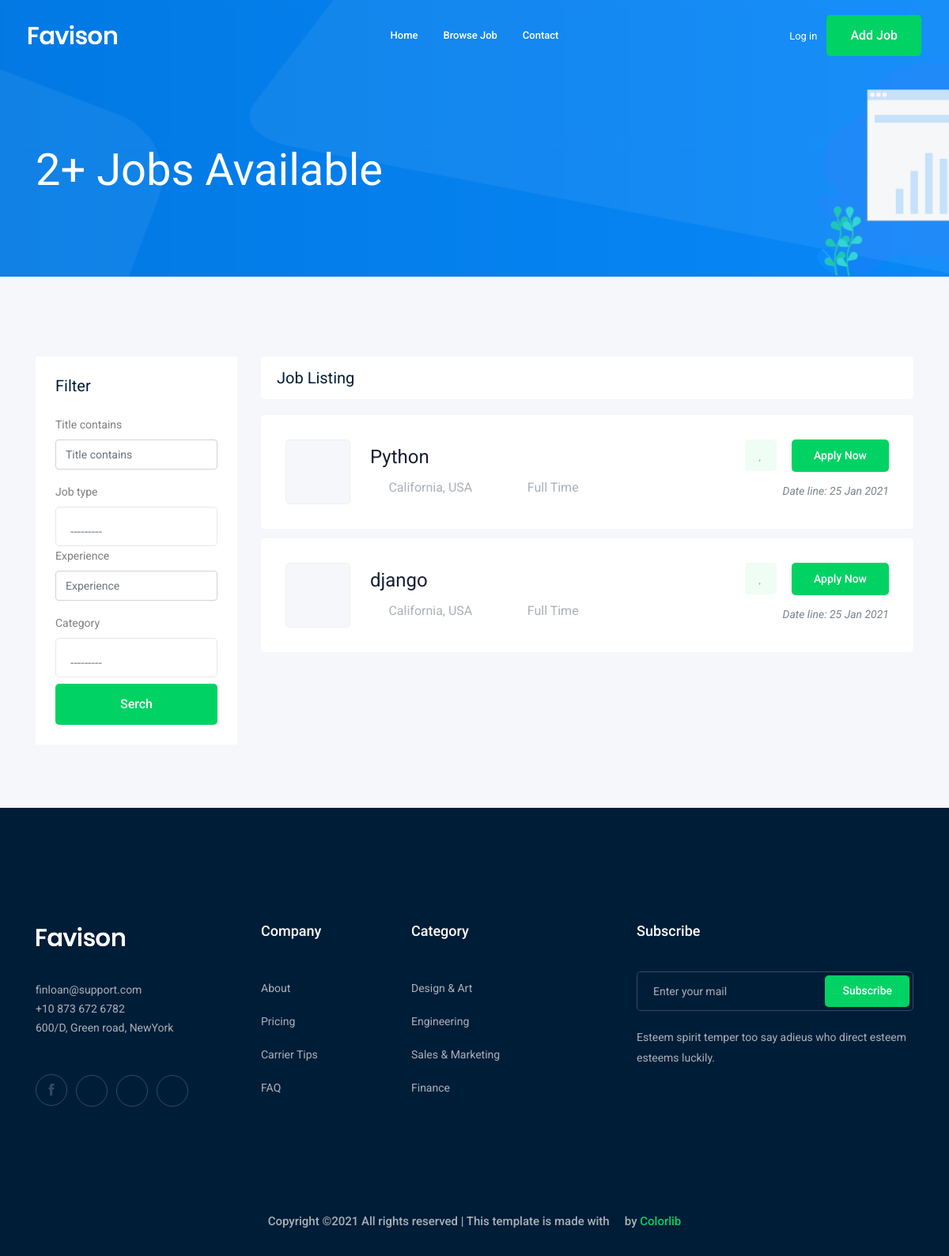
The app's page /jobs/, older data.
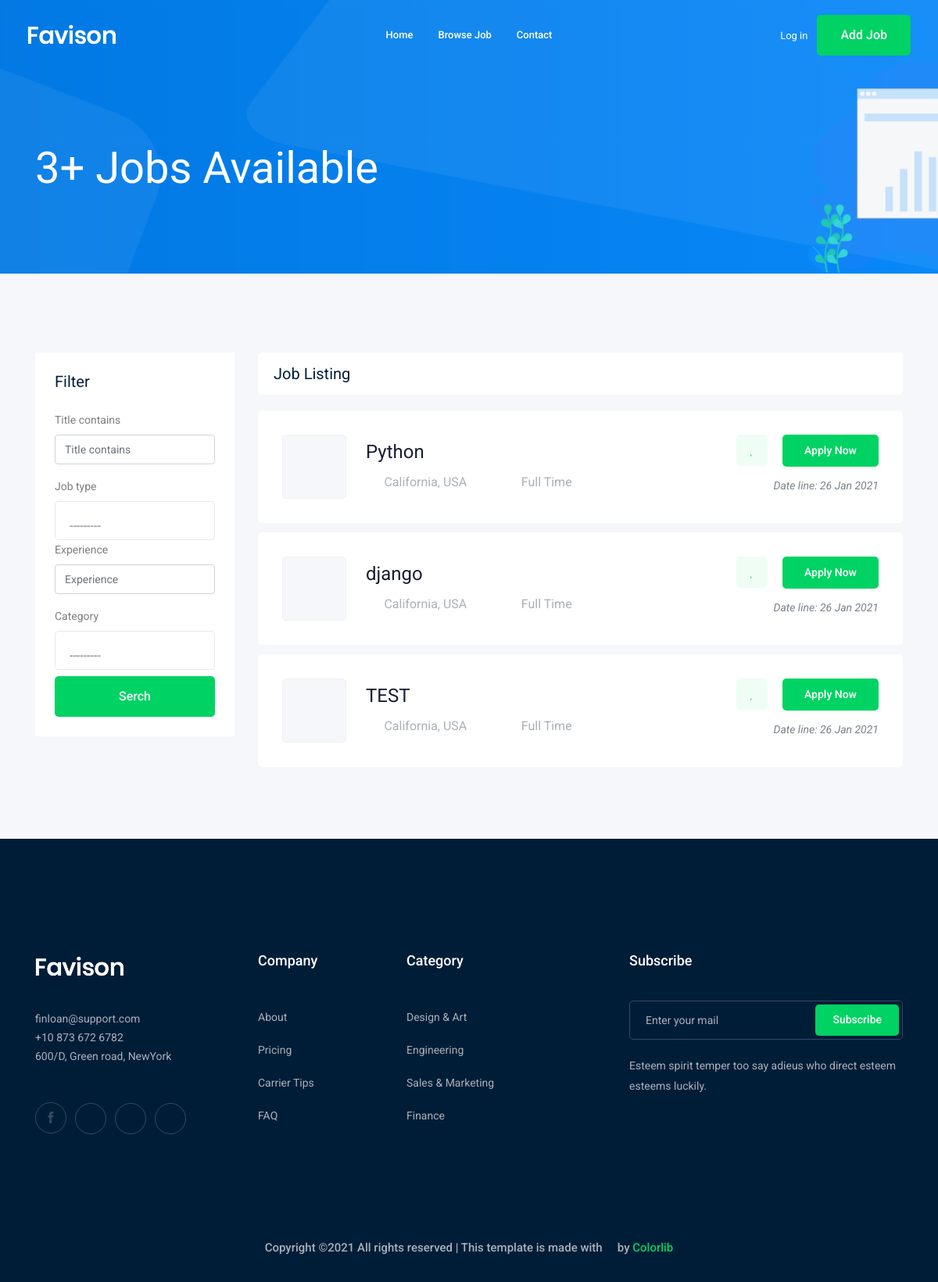
The same page, newer data.
### job/models.py (models this page shows, shortened)
class Job(models.Model):
    owner = models.ForeignKey(User, related_name='job_owner' ,on_delete=models.CASCADE)
    title = models.CharField(max_length=1000000000000000000000000000000000000)
    job_type = models.CharField(max_length=1000000000000000000000000000000000000, choices=JOB_TYPE)
    description = models.TextField(max_length=1000000000000000000000000000000000000)
    published_at = models.DateTimeField(auto_now=True)
    Vacancy = models.IntegerField(default=1)
    salary = models.IntegerField(default=0)
    experience = models.IntegerField(default=1)
    category = models.ForeignKey('Category', on_delete=models.CASCADE)
    image = models.ImageField(upload_to=image_upload)
    slug = models.SlugField(blank=True ,null=True)
    def __str__(self):
        return self.title

### job/views.py (the view)
# urls.py: path('', views.job_list, name='job_list'),
def job_list(request):
    job_list = Job.objects.all()
    myfilter = JobFilter(request.GET, queryset=job_list)
    job_list = myfilter.qs
    paginator = Paginator(job_list, 6)
    page_number = request.GET.get('page')
    page_obj = paginator.get_page(page_number)
    context = {
        'jobs' :page_obj,
        'myfilter':myfilter
        }
    return render(request, 'job/job_list.html', context)

### job/models.py (called while the page is built)
    def __str__(self):
        return self.name

### job/templates/job/job_list.html (shortened to what this page needs)
{% extends "base.html" %}
{% load bootstrap4 %}
{% block body %}
    <div class="bradcam_area bradcam_bg_1">
        <div class="container">
            <div class="row">
                <div class="col-xl-12">
                    <div class="bradcam_text">
                        <h3>{{jobs|length}}+ Jobs Available</h3>
                    </div>
                </div>
            </div>
        </div>
    </div>
    <div class="job_listing_area plus_padding">
        <div class="container">
            <div class="row">
                <div class="col-lg-3">
                    <div class="job_filter white-bg">
                        <div class="form_inner white-bg">
                            <h3>Filter</h3>
                            <form method="GET">
                                {% bootstrap_form myfilter.form %}
                                <input type="submit" value="Serch" class="boxed-btn3 w-100 mt-2">
                            </form>
                        </div>
                    </div>
                </div>
                <div class="col-lg-9">
                    <div class="recent_joblist_wrap">
                        <div class="recent_joblist white-bg ">
                            <div class="row align-items-center">
                                <div class="col-md-6">
                                    <h4>Job Listing</h4>
                                </div>
                                <div class="col-md-6">
                                </div>
                            </div>
                        </div>
                    </div>
                    <div class="job_lists m-0">
                        <div class="row">
                            {% for job in jobs %}
                                <div class="col-lg-12 col-md-12">
                                    <div class="single_jobs white-bg d-flex justify-content-between">
                                        <div class="jobs_left d-flex align-items-center">
                                            <div class="thumb">
                                            </div>
                                            <div class="jobs_conetent">
                                                <a href="{% url 'jobs:job_detail' job.slug %}"><h4>{{job}}</h4></a>
                                                <div class="links_locat d-flex align-items-center">
                                                    <div class="location">
                                                        <p> <i class="fa fa-map-marker"></i> California, USA</p>
                                                    </div>
                                                    <div class="location">
                                                        <p> <i class="fa fa-clock-o"></i>{{job.job_type}}</p>
                                                    </div>
                                                </div>
                                            </div>
                                        </div>
                                        <div class="jobs_right">
                                            <div class="apply_now">
                                                <a class="heart_mark" href="#"> <i class="fa fa-heart"></i> </a>
                                                <a href="{% url 'jobs:job_detail' job.slug %}" class="boxed-btn3">Apply Now</a>
                                            </div>
                                            <div class="date">
                                                <p>Date line: {{job.published_at|date:'d M o'}}</p>
                                            </div>
                                        </div>
                                    </div>
                                </div>
                            {% endfor %}
                        </div>
                    </div>
                </div>
            </div>
        </div>
    </div>
{% endblock body %}

Row changes from the older to the newer data that the page shows:
changed Job "Python": published_at "25 Jan 2021" → "26 Jan 2021"
changed Job "django": published_at "25 Jan 2021" → "26 Jan 2021"
added Job: title "TEST", job_type "Full Time", published_at "26 Jan 2021"
Text that changed along with them:
{{ jobs|length }}: "2" → "3"
